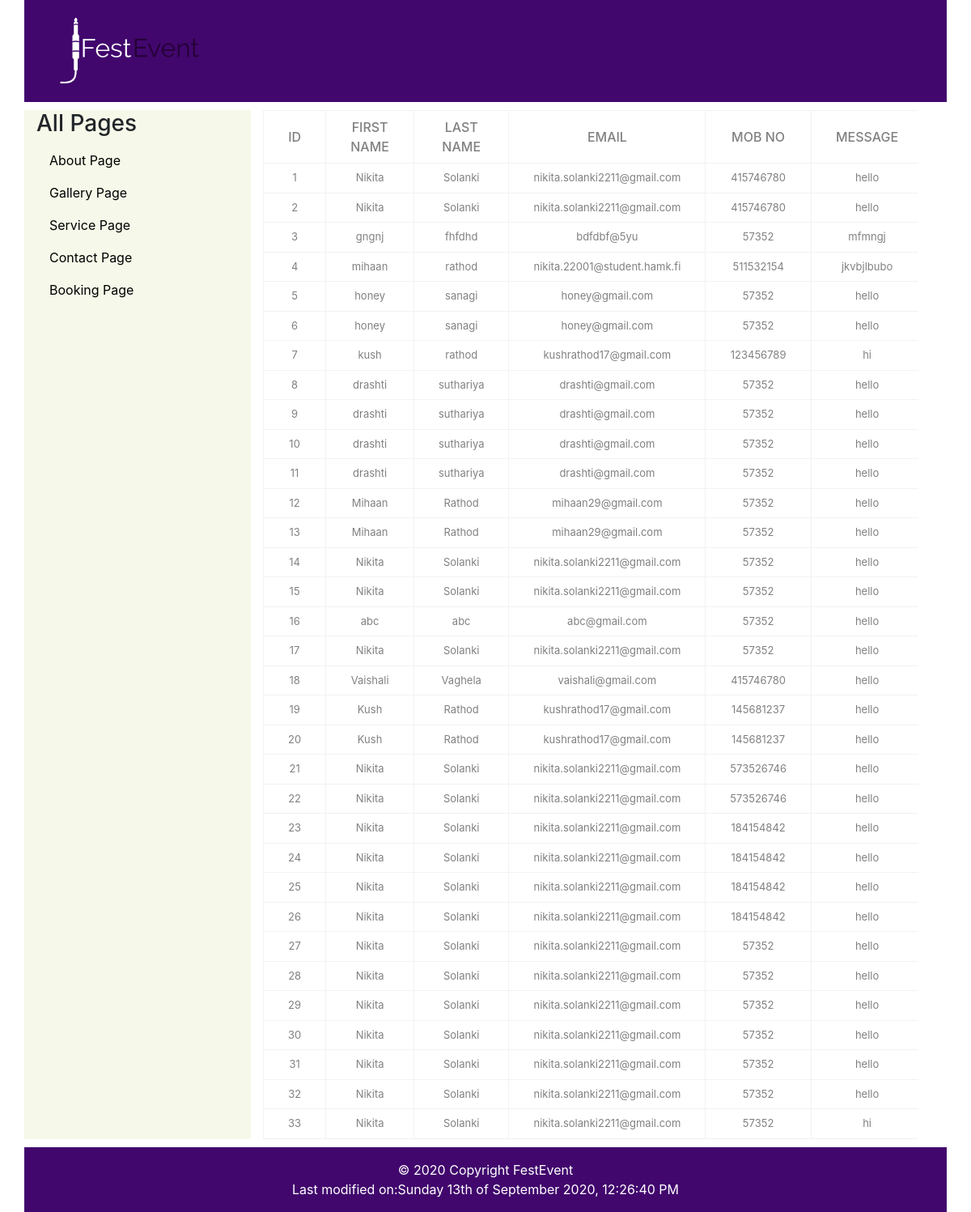
The app's page /admincontact.php with its own data.
### tables this page shows
CREATE TABLE `contact` (
  `contactid` int NOT NULL,
  `fname` varchar(60) NOT NULL,
  `lname` varchar(60) NOT NULL,
  `email` varchar(60) NOT NULL,
  `mobno` int NOT NULL,
  `message` varchar(255) NOT NULL
);

### admincontact.php (the view, shortened to what this page needs)
<?php
include "adminheader.php";
?>
<link rel="stylesheet" href="https://cdn.jsdelivr.net/npm/bootstrap@4.3.1/dist/css/bootstrap.min.css">
<body>
    <div class="main-div">
        <div class="table-responsive">
            <table>
                <thead>
                    <tr>
                        <th>Id</th>
                        <th>First Name</th>
                        <th>Last Name</th>
                        <th>Email</th>
                        <th>Mob No</th>
                        <th>Message</th>
                    </tr>
                </thead>
                <tbody>
                    <?php
                        include "db.php";
                        $selectquery = "select * from contact";
                        $query=mysqli_query($conn,$selectquery);
                        while($res=mysqli_fetch_array($query)){
                    ?>
                    <tr>
                        <td><?php echo $res['contactid']; ?></td>
                        <td><?php echo $res['fname']; ?></td>
                        <td><?php echo $res['lname']; ?></td>
                        <td><?php echo $res['email']; ?></td>
                        <td><?php echo $res['mobno']; ?></td>
                        <td><?php echo $res['message']; ?></td>
                    </tr>
                       <?php } ?>
                </tbody>
            </table>
        </div>
    </div>
</body>
<?php
include "adminfooter.php";
?>

### admincontact.php (style rules this page uses)
th,td { border:1px solid #f2f2f2; padding: 8px 30px; text-align: center; color:grey; }
th { text-transform: uppercase ; font-weight: 500 ; }
td { font-size:13px; }

### records on screen
contact: contactid "1", fname "Nikita", lname "Solanki", email "nikita.solanki2211@gmail.com", mobno "415746780", message "hello"
contact: contactid "2", fname "Nikita", lname "Solanki", email "nikita.solanki2211@gmail.com", mobno "415746780", message "hello"
contact: contactid "3", fname "gngnj", lname "fhfdhd", email "bdfdbf@5yu", mobno "57352", message "mfmngj"
contact: contactid "4", fname "mihaan", lname "rathod", email "nikita.22001@student.hamk.fi", mobno "511532154", message "jkvbjlbubo"
contact: contactid "5", fname "honey", lname "sanagi", email "honey@gmail.com", mobno "57352", message "hello"
contact: contactid "6", fname "honey", lname "sanagi", email "honey@gmail.com", mobno "57352", message "hello"
contact: contactid "7", fname "kush", lname "rathod", email "kushrathod17@gmail.com", mobno "123456789", message "hi"
contact: contactid "8", fname "drashti", lname "suthariya", email "drashti@gmail.com", mobno "57352", message "hello"
contact: contactid "9", fname "drashti", lname "suthariya", email "drashti@gmail.com", mobno "57352", message "hello"
contact: contactid "10", fname "drashti", lname "suthariya", email "drashti@gmail.com", mobno "57352", message "hello"
contact: contactid "11", fname "drashti", lname "suthariya", email "drashti@gmail.com", mobno "57352", message "hello"
contact: contactid "12", fname "Mihaan", lname "Rathod", email "mihaan29@gmail.com", mobno "57352", message "hello"
contact: contactid "13", fname "Mihaan", lname "Rathod", email "mihaan29@gmail.com", mobno "57352", message "hello"
contact: contactid "14", fname "Nikita", lname "Solanki", email "nikita.solanki2211@gmail.com", mobno "57352", message "hello"
contact: contactid "15", fname "Nikita", lname "Solanki", email "nikita.solanki2211@gmail.com", mobno "57352", message "hello"
contact: contactid "16", fname "abc", lname "abc", email "abc@gmail.com", mobno "57352", message "hello"
contact: contactid "17", fname "Nikita", lname "Solanki", email "nikita.solanki2211@gmail.com", mobno "57352", message "hello"
contact: contactid "18", fname "Vaishali", lname "Vaghela", email "vaishali@gmail.com", mobno "415746780", message "hello"
contact: contactid "19", fname "Kush", lname "Rathod", email "kushrathod17@gmail.com", mobno "145681237", message "hello"
contact: contactid "20", fname "Kush", lname "Rathod", email "kushrathod17@gmail.com", mobno "145681237", message "hello"
contact: contactid "21", fname "Nikita", lname "Solanki", email "nikita.solanki2211@gmail.com", mobno "573526746", message "hello"
contact: contactid "22", fname "Nikita", lname "Solanki", email "nikita.solanki2211@gmail.com", mobno "573526746", message "hello"
contact: contactid "23", fname "Nikita", lname "Solanki", email "nikita.solanki2211@gmail.com", mobno "184154842", message "hello"
contact: contactid "24", fname "Nikita", lname "Solanki", email "nikita.solanki2211@gmail.com", mobno "184154842", message "hello"
contact: contactid "25", fname "Nikita", lname "Solanki", email "nikita.solanki2211@gmail.com", mobno "184154842", message "hello"
contact: contactid "26", fname "Nikita", lname "Solanki", email "nikita.solanki2211@gmail.com", mobno "184154842", message "hello"
contact: contactid "27", fname "Nikita", lname "Solanki", email "nikita.solanki2211@gmail.com", mobno "57352", message "hello"
contact: contactid "28", fname "Nikita", lname "Solanki", email "nikita.solanki2211@gmail.com", mobno "57352", message "hello"
contact: contactid "29", fname "Nikita", lname "Solanki", email "nikita.solanki2211@gmail.com", mobno "57352", message "hello"
contact: contactid "30", fname "Nikita", lname "Solanki", email "nikita.solanki2211@gmail.com", mobno "57352", message "hello"
contact: contactid "31", fname "Nikita", lname "Solanki", email "nikita.solanki2211@gmail.com", mobno "57352", message "hello"
contact: contactid "32", fname "Nikita", lname "Solanki", email "nikita.solanki2211@gmail.com", mobno "57352", message "hello"
contact: contactid "33", fname "Nikita", lname "Solanki", email "nikita.solanki2211@gmail.com", mobno "57352", message "hi"

### other values on screen
date('l jS \o\f F Y, h:i:s A', $last_modified) "Sunday 13th of September 2020, 12:26:40 PM"
